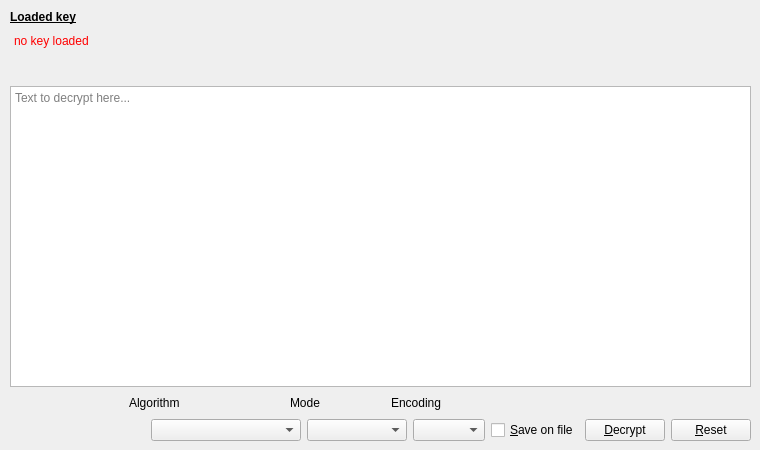
      <widget class="QWidget" name="m_decTabText">
       <attribute name="title">
        <string>Tab 2</string>
       </attribute>
       <widget class="QWidget" name="verticalLayoutWidget_3">
        <property name="geometry">
         <rect>
          <x>10</x>
          <y>10</y>
          <width>741</width>
          <height>431</height>
         </rect>
        </property>
        <layout class="QVBoxLayout" name="vlayout_8">
         <item>
          <widget class="QLabel" name="label_29">
           <property name="font">
            <font>
             <bold>true</bold>
             <underline>true</underline>
            </font>
           </property>
           <property name="text">
            <string>Loaded key</string>
           </property>
          </widget>
         </item>
         <item>
          <widget class="QPlainTextEdit" name="m_decTabTextLoaded">
           <property name="maximumSize">
            <size>
             <width>16777215</width>
             <height>50</height>
            </size>
           </property>
           <property name="autoFillBackground">
            <bool>false</bool>
           </property>
           <property name="styleSheet">
            <string notr="true">background-color: rgba(0, 0, 0, 0);color:red;</string>
           </property>
           <property name="frameShape">
            <enum>QFrame::NoFrame</enum>
           </property>
           <property name="frameShadow">
            <enum>QFrame::Plain</enum>
           </property>
           <property name="tabChangesFocus">
            <bool>false</bool>
           </property>
           <property name="readOnly">
            <bool>true</bool>
           </property>
           <property name="plainText">
            <string>no key loaded</string>
           </property>
           <property name="textInteractionFlags">
            <set>Qt::TextSelectableByKeyboard|Qt::TextSelectableByMouse</set>
           </property>
           <property name="backgroundVisible">
            <bool>false</bool>
           </property>
          </widget>
         </item>
         <item>
          <widget class="QPlainTextEdit" name="m_decTabTextField">
           <property name="placeholderText">
            <string>Text to decrypt here...</string>
           </property>
          </widget>
         </item>
         <item>
          <layout class="QHBoxLayout" name="hlayout_23">
           <item>
            <spacer name="spacer_27">
             <property name="orientation">
              <enum>Qt::Horizontal</enum>
             </property>
             <property name="sizeType">
              <enum>QSizePolicy::Expanding</enum>
             </property>
             <property name="sizeHint" stdset="0">
              <size>
               <width>85</width>
               <height>20</height>
              </size>
             </property>
            </spacer>
           </item>
           <item>
            <widget class="QLabel" name="label_30">
             <property name="minimumSize">
              <size>
               <width>155</width>
               <height>0</height>
              </size>
             </property>
             <property name="maximumSize">
              <size>
               <width>16777215</width>
               <height>16777215</height>
              </size>
             </property>
             <property name="text">
              <string>Algorithm</string>
             </property>
            </widget>
           </item>
           <item>
            <widget class="QLabel" name="label_31">
             <property name="minimumSize">
              <size>
               <width>95</width>
               <height>0</height>
              </size>
             </property>
             <property name="text">
              <string>Mode</string>
             </property>
            </widget>
           </item>
           <item>
            <widget class="QLabel" name="label_21">
             <property name="minimumSize">
              <size>
               <width>85</width>
               <height>0</height>
              </size>
             </property>
             <property name="text">
              <string>Encoding</string>
             </property>
            </widget>
           </item>
           <item>
            <spacer name="spacer_28">
             <property name="orientation">
              <enum>Qt::Horizontal</enum>
             </property>
             <property name="sizeHint" stdset="0">
              <size>
               <width>275</width>
               <height>20</height>
              </size>
             </property>
            </spacer>
           </item>
          </layout>
         </item>
         <item>
          <layout class="QHBoxLayout" name="hlayout_21">
           <item>
            <spacer name="spacer_11">
             <property name="orientation">
              <enum>Qt::Horizontal</enum>
             </property>
             <property name="sizeHint" stdset="0">
              <size>
               <width>40</width>
               <height>20</height>
              </size>
             </property>
            </spacer>
           </item>
           <item>
            <widget class="QComboBox" name="m_decTabTextAlgs">
             <property name="minimumSize">
              <size>
               <width>150</width>
               <height>0</height>
              </size>
             </property>
             <property name="maximumSize">
              <size>
               <width>16777215</width>
               <height>16777215</height>
              </size>
             </property>
            </widget>
           </item>
           <item>
            <widget class="QComboBox" name="m_decTabTextModes">
             <property name="minimumSize">
              <size>
               <width>100</width>
               <height>0</height>
              </size>
             </property>
             <property name="maximumSize">
              <size>
               <width>16777215</width>
               <height>16777215</height>
              </size>
             </property>
            </widget>
           </item>
           <item>
            <widget class="QComboBox" name="m_decTabTextEncodings"/>
           </item>
           <item>
            <widget class="QCheckBox" name="m_decTabTextSaveOnF">
             <property name="text">
              <string>&amp;Save on file</string>
             </property>
             <property name="shortcut">
              <string>Ctrl+S</string>
             </property>
            </widget>
           </item>
           <item>
            <widget class="QPushButton" name="m_decTabTextDecrypt">
             <property name="maximumSize">
              <size>
               <width>100</width>
               <height>16777215</height>
              </size>
             </property>
             <property name="text">
              <string>&amp;Decrypt</string>
             </property>
             <property name="shortcut">
              <string>Ctrl+D</string>
             </property>
            </widget>
           </item>
           <item>
            <widget class="QPushButton" name="m_decTabTextReset">
             <property name="maximumSize">
              <size>
               <width>100</width>
               <height>16777215</height>
              </size>
             </property>
             <property name="text">
              <string>&amp;Reset</string>
             </property>
             <property name="shortcut">
              <string>Ctrl+R</string>
             </property>
            </widget>
           </item>
          </layout>
         </item>
        </layout>
       </widget>
      </widget>
